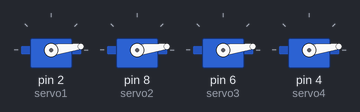
A sketch run on a simulated Arduino Uno, built with avr-gcc and run on an emulated ATmega328P. Shown: 4 × servo. At 3.9 s the program stops and its outputs stay as they are.

Above: at 0.05 s.
At 0.5 s:
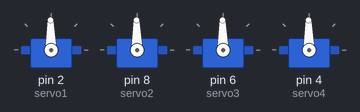
At 0.7 s:
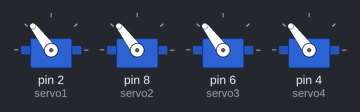
At 0.95 s:
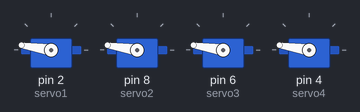
At 1.4 s:
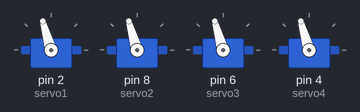
At 1.85 s:
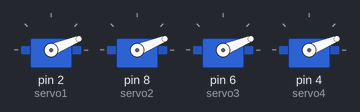
Timing chart, 0 to 4.5 s (numbered marks = the images above):
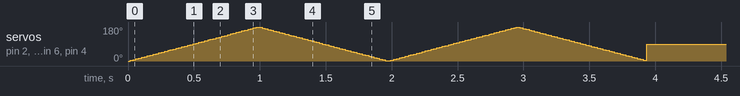

The sketch:

Sweep.ino
```cpp
#include <Servo.h>

Servo servo1, servo2, servo3, servo4, servo5, servo6;
unsigned long startTime;
int pos = 0;

void setup() {
  servo1.attach(2);
  servo2.attach(8);
  servo3.attach(6);
  servo4.attach(4);


  startTime = millis();
}

void loop() {
  unsigned long currentTime = millis();

  if (currentTime - startTime < 2000) {
    // Sweep forward
    for (pos = 0; pos <= 180; pos += 1) {
      servo1.write(pos);
      servo2.write(pos);
      servo3.write(pos);
      servo4.write(pos);
      servo5.write(pos);
      servo6.write(pos);
      delay(5);
    }

    // Sweep backward
    for (pos = 180; pos >= 0; pos -= 1) {
      servo1.write(pos);
      servo2.write(pos);
      servo3.write(pos);
      servo4.write(pos);
      servo5.write(pos);
      servo6.write(pos);
      delay(5);
    }
  } else {
    // Hold all motors at 90 degrees
    servo1.write(90);
    servo2.write(90);
    servo3.write(90);
    servo4.write(90);
    servo5.write(90);
    servo6.write(90);
    while (true); // Stop looping
  }
}
```
